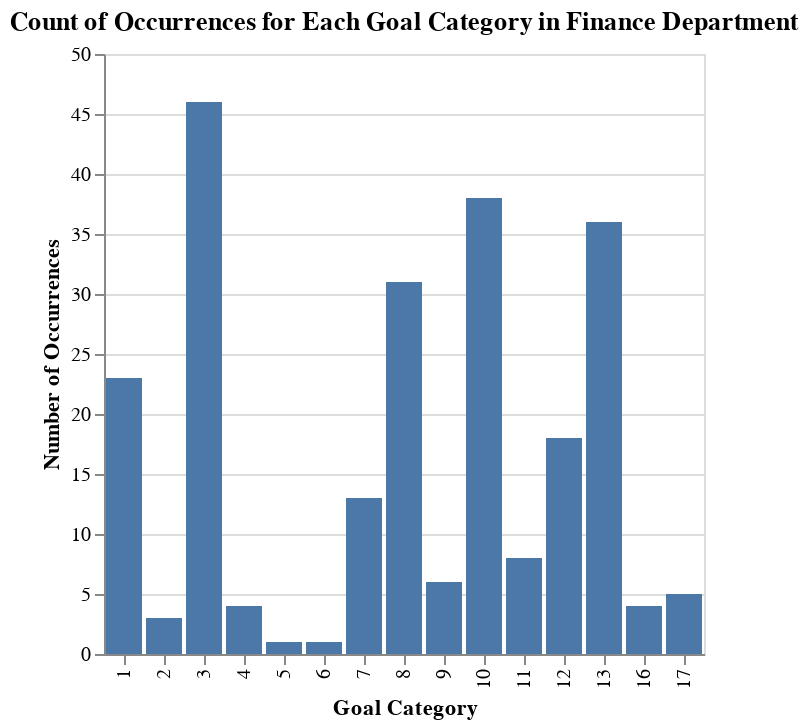

The notebook cell saved with this chart:
### Markdown cell above
**Reasoning**:
To visualize the counts of each goal category for the 'Finance' department, an interactive bar chart is the most appropriate visualization. I will use Altair to create this chart, mapping 'goal_category' to the x-axis, 'count' to the y-axis, and including tooltips for interactivity.

### Code cell
chart_finance_goal_categories = alt.Chart(finance_goal_counts_df).mark_bar().encode(
    x=alt.X('goal_category:N', title='Goal Category', sort='ascending'),
    y=alt.Y('count:Q', title='Number of Occurrences'),
    tooltip=['goal_category', 'count']
).properties(
    title='Count of Occurrences for Each Goal Category in Finance Department'
).interactive()

chart_finance_goal_categories

### Figure 1 — Vega-Lite specification as saved in the notebook (floating-point values rounded to 4 significant figures)
{"config": {"view": {"continuousWidth": 300, "continuousHeight": 300}}, "data": {"name": "data-10ab7e82a65ef69dbe05e23ad775533f"}, "mark": {"type": "bar"}, "encoding": {"tooltip": [{"field": "goal_category", "type": "quantitative"}, {"field": "count", "type": "quantitative"}], "x": {"field": "goal_category", "sort": "ascending", "title": "Goal Category", "type": "nominal"}, "y": {"field": "count", "title": "Number of Occurrences", "type": "quantitative"}}, "params": [{"name": "param_30", "select": {"type": "interval", "encodings": ["x", "y"]}, "bind": "scales"}], "title": "Count of Occurrences for Each Goal Category in Finance Department", "$schema": "https://vega.github.io/schema/vega-lite/v5.20.1.json", "datasets": {"data-10ab7e82a65ef69dbe05e23ad775533f": [{"goal_category": 1.0, "count": 23}, {"goal_category": 2.0, "count": 3}, {"goal_category": 3.0, "count": 46}, {"goal_category": 4.0, "count": 4}, {"goal_category": 5.0, "count": 1}, {"goal_category": 6.0, "count": 1}, {"goal_category": 7.0, "count": 13}, {"goal_category": 8.0, "count": 31}, {"goal_category": 9.0, "count": 6}, {"goal_category": 10.0, "count": 38}, {"goal_category": 11.0, "count": 8}, {"goal_category": 12.0, "count": 18}, {"goal_category": 13.0, "count": 36}, {"goal_category": 16.0, "count": 4}, {"goal_category": 17.0, "count": 5}]}}
